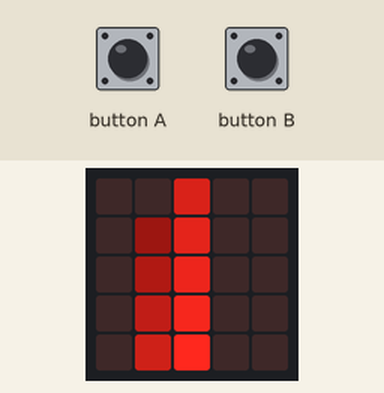
Bench run of a program on a simulated BBC micro:bit running MicroPython. Shown: the board's 5×5 LED display. The inputs (shaded band) are chosen by the test bench.

Above: at 1.2 s.
1.3 s: button A pressed for 1 s
2.9 s: button B pressed for 3.2 s
At 5.17 s:
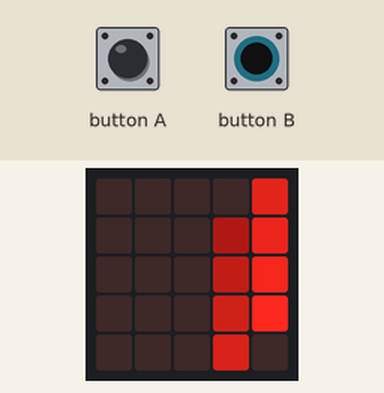
8.5 s: button A pressed for 0.15 s
At 8.91 s:
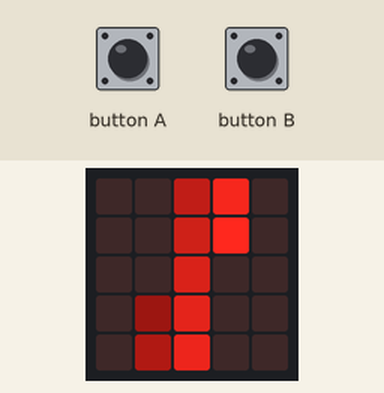
9.2 s: button B pressed for 0.15 s
At 10.25 s:
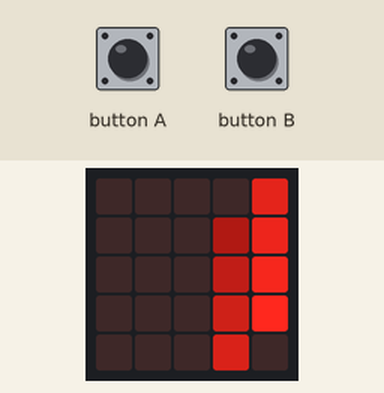
15.3 s: button A pressed for 0.15 s
At 15.74 s:
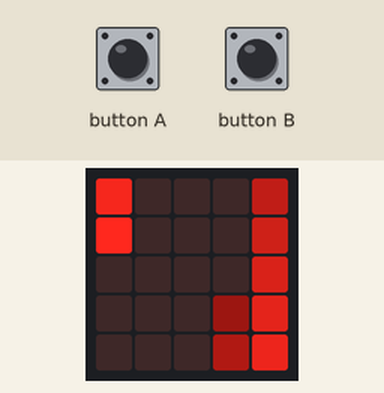
Timing chart, 0 to 17.0 s (numbered marks = the images above; inputs shaded):
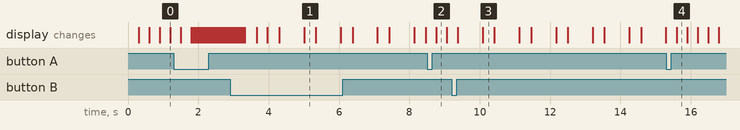

Measured:
- after the input at 8.5 s, the display: changes after 0.27 s (image 2)
- after the input at 15.3 s, the display: changes after 0.29 s (image 4)

The program:

phosphor1.py
```python
from microbit import button_a, button_b, display, sleep

delay = 20


def fade():
    for x in range(5):
        for y in range(5):
            brightness = display.get_pixel(x, y)
            if brightness > 0:
                display.set_pixel(x, y, brightness - 1)

while True:
    for x in range(5):
        for y in range(5):
            fade()
            if button_a.is_pressed():
                delay += 1
            elif delay > 0 and button_b.is_pressed():
                delay -= 1
            display.set_pixel(x, y, 9)
            for _ in range(delay):
                sleep(1)
```
